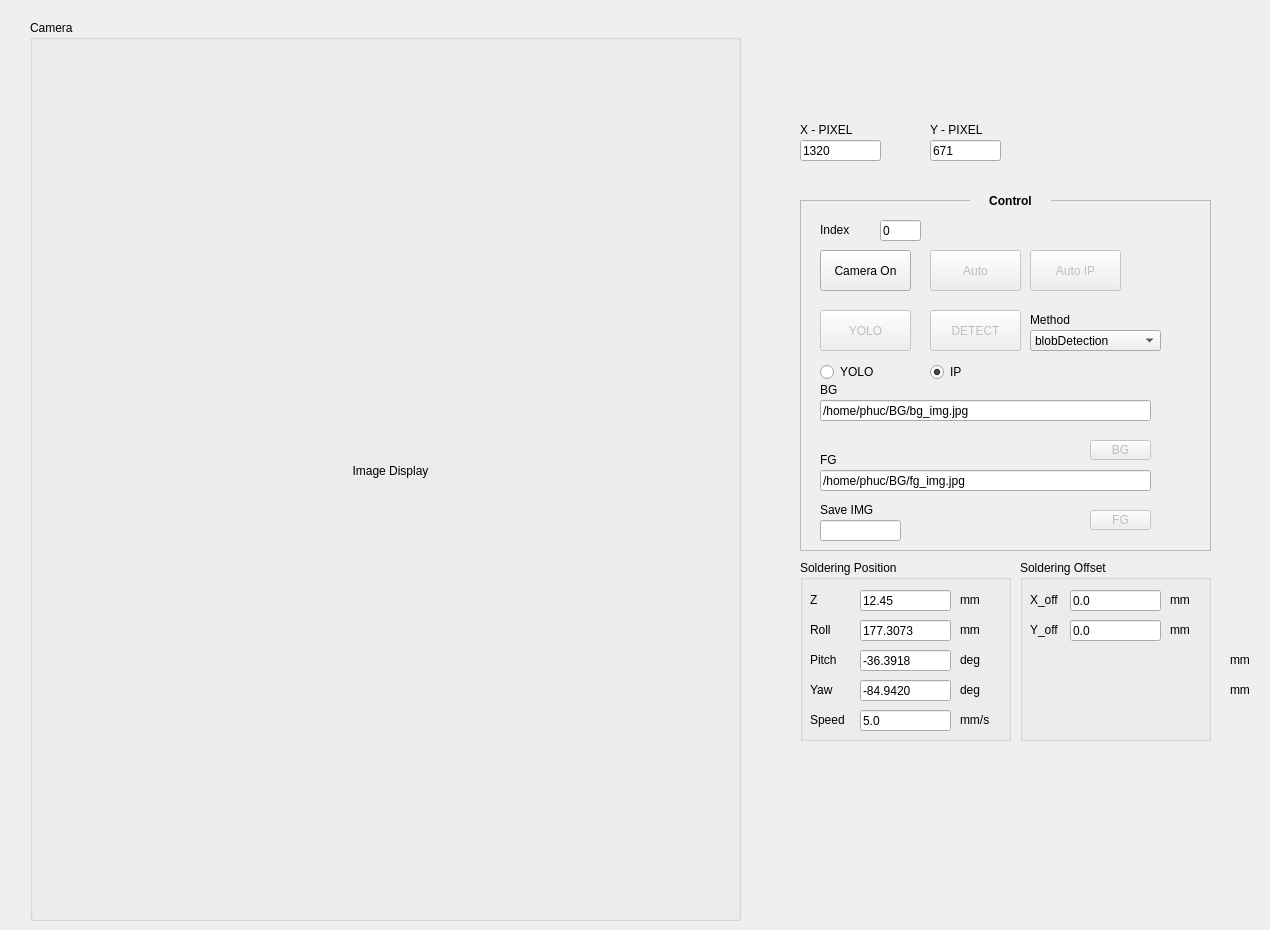
    <widget class="QWidget" name="tab_2">
     <attribute name="title">
      <string>Auto</string>
     </attribute>
     <widget class="QGroupBox" name="grBoxCamera">
      <property name="geometry">
       <rect>
        <x>30</x>
        <y>20</y>
        <width>711</width>
        <height>901</height>
       </rect>
      </property>
      <property name="font">
       <font>
        <bold>false</bold>
       </font>
      </property>
      <property name="mouseTracking">
       <bool>false</bool>
      </property>
      <property name="title">
       <string notr="true">Camera</string>
      </property>
      <property name="flat">
       <bool>false</bool>
      </property>
      <property name="checkable">
       <bool>false</bool>
      </property>
      <widget class="QLabel" name="lbldisplayFrameTest">
       <property name="geometry">
        <rect>
         <x>30</x>
         <y>30</y>
         <width>661</width>
         <height>841</height>
        </rect>
       </property>
       <property name="text">
        <string>Image Display</string>
       </property>
       <property name="alignment">
        <set>Qt::AlignCenter</set>
       </property>
      </widget>
     </widget>
     <widget class="QFrame" name="frame_13">
      <property name="geometry">
       <rect>
        <x>800</x>
        <y>200</y>
        <width>411</width>
        <height>351</height>
       </rect>
      </property>
      <property name="frameShape">
       <enum>QFrame::StyledPanel</enum>
      </property>
      <property name="frameShadow">
       <enum>QFrame::Raised</enum>
      </property>
      <widget class="QPushButton" name="btnCamOnAuto">
       <property name="geometry">
        <rect>
         <x>20</x>
         <y>50</y>
         <width>91</width>
         <height>41</height>
        </rect>
       </property>
       <property name="text">
        <string>Camera On</string>
       </property>
      </widget>
      <widget class="QLineEdit" name="txtBoxCamIndex">
       <property name="geometry">
        <rect>
         <x>80</x>
         <y>20</y>
         <width>41</width>
         <height>21</height>
        </rect>
       </property>
       <property name="text">
        <string>0</string>
       </property>
      </widget>
      <widget class="QLabel" name="lblIpAddress_3">
       <property name="geometry">
        <rect>
         <x>20</x>
         <y>20</y>
         <width>51</width>
         <height>20</height>
        </rect>
       </property>
       <property name="text">
        <string>Index</string>
       </property>
      </widget>
      <widget class="QPushButton" name="btnYOLO">
       <property name="enabled">
        <bool>false</bool>
       </property>
       <property name="geometry">
        <rect>
         <x>20</x>
         <y>110</y>
         <width>91</width>
         <height>41</height>
        </rect>
       </property>
       <property name="text">
        <string>YOLO</string>
       </property>
      </widget>
      <widget class="QPushButton" name="btnStartAuto">
       <property name="enabled">
        <bool>false</bool>
       </property>
       <property name="geometry">
        <rect>
         <x>130</x>
         <y>50</y>
         <width>91</width>
         <height>41</height>
        </rect>
       </property>
       <property name="text">
        <string>Auto</string>
       </property>
      </widget>
      <widget class="QPushButton" name="btnDetectIP">
       <property name="enabled">
        <bool>false</bool>
       </property>
       <property name="geometry">
        <rect>
         <x>130</x>
         <y>110</y>
         <width>91</width>
         <height>41</height>
        </rect>
       </property>
       <property name="text">
        <string>DETECT</string>
       </property>
      </widget>
      <widget class="QLineEdit" name="txtBoxBG">
       <property name="geometry">
        <rect>
         <x>20</x>
         <y>200</y>
         <width>331</width>
         <height>21</height>
        </rect>
       </property>
       <property name="text">
        <string>/home/phuc/BG/bg_img.jpg</string>
       </property>
      </widget>
      <widget class="QLineEdit" name="txtBoxFG">
       <property name="geometry">
        <rect>
         <x>20</x>
         <y>270</y>
         <width>331</width>
         <height>21</height>
        </rect>
       </property>
       <property name="text">
        <string>/home/phuc/BG/fg_img.jpg</string>
       </property>
      </widget>
      <widget class="QLabel" name="lblX_6">
       <property name="geometry">
        <rect>
         <x>20</x>
         <y>180</y>
         <width>81</width>
         <height>20</height>
        </rect>
       </property>
       <property name="text">
        <string>BG</string>
       </property>
      </widget>
      <widget class="QLabel" name="lblX_7">
       <property name="geometry">
        <rect>
         <x>20</x>
         <y>250</y>
         <width>81</width>
         <height>20</height>
        </rect>
       </property>
       <property name="text">
        <string>FG</string>
       </property>
      </widget>
      <widget class="QPushButton" name="btnBG">
       <property name="enabled">
        <bool>false</bool>
       </property>
       <property name="geometry">
        <rect>
         <x>290</x>
         <y>240</y>
         <width>61</width>
         <height>20</height>
        </rect>
       </property>
       <property name="text">
        <string>BG</string>
       </property>
      </widget>
      <widget class="QPushButton" name="btnFG">
       <property name="enabled">
        <bool>false</bool>
       </property>
       <property name="geometry">
        <rect>
         <x>290</x>
         <y>310</y>
         <width>61</width>
         <height>20</height>
        </rect>
       </property>
       <property name="text">
        <string>FG</string>
       </property>
      </widget>
      <widget class="QRadioButton" name="rdBtnYOLO">
       <property name="geometry">
        <rect>
         <x>20</x>
         <y>160</y>
         <width>110</width>
         <height>24</height>
        </rect>
       </property>
       <property name="text">
        <string>YOLO</string>
       </property>
       <property name="checked">
        <bool>false</bool>
       </property>
      </widget>
      <widget class="QRadioButton" name="rdBtnIP">
       <property name="geometry">
        <rect>
         <x>130</x>
         <y>160</y>
         <width>81</width>
         <height>24</height>
        </rect>
       </property>
       <property name="text">
        <string>IP</string>
       </property>
       <property name="checked">
        <bool>true</bool>
       </property>
      </widget>
      <widget class="QPushButton" name="btnStartAutoIP">
       <property name="enabled">
        <bool>false</bool>
       </property>
       <property name="geometry">
        <rect>
         <x>230</x>
         <y>50</y>
         <width>91</width>
         <height>41</height>
        </rect>
       </property>
       <property name="text">
        <string>Auto IP</string>
       </property>
      </widget>
      <widget class="QComboBox" name="comboBoxMethod">
       <property name="geometry">
        <rect>
         <x>230</x>
         <y>130</y>
         <width>131</width>
         <height>21</height>
        </rect>
       </property>
       <item>
        <property name="text">
         <string>blobDetection</string>
        </property>
       </item>
       <item>
        <property name="text">
         <string>bgSubstraction</string>
        </property>
       </item>
      </widget>
      <widget class="QLabel" name="lblIpAddress_4">
       <property name="geometry">
        <rect>
         <x>230</x>
         <y>110</y>
         <width>61</width>
         <height>20</height>
        </rect>
       </property>
       <property name="text">
        <string>Method</string>
       </property>
      </widget>
      <widget class="QLabel" name="lblX_5">
       <property name="geometry">
        <rect>
         <x>20</x>
         <y>300</y>
         <width>81</width>
         <height>20</height>
        </rect>
       </property>
       <property name="text">
        <string>Save IMG</string>
       </property>
      </widget>
      <widget class="QLineEdit" name="txtBoxResultIn">
       <property name="geometry">
        <rect>
         <x>20</x>
         <y>320</y>
         <width>81</width>
         <height>21</height>
        </rect>
       </property>
       <property name="text">
        <string/>
       </property>
      </widget>
     </widget>
     <widget class="QLabel" name="label_18">
      <property name="geometry">
       <rect>
        <x>970</x>
        <y>190</y>
        <width>81</width>
        <height>21</height>
       </rect>
      </property>
      <property name="font">
       <font>
        <bold>true</bold>
       </font>
      </property>
      <property name="autoFillBackground">
       <bool>true</bool>
      </property>
      <property name="text">
       <string>Control</string>
      </property>
      <property name="alignment">
       <set>Qt::AlignCenter</set>
      </property>
     </widget>
     <widget class="QLineEdit" name="txtBoxXMarker">
      <property name="geometry">
       <rect>
        <x>800</x>
        <y>140</y>
        <width>81</width>
        <height>21</height>
       </rect>
      </property>
      <property name="text">
       <string>1320</string>
      </property>
     </widget>
     <widget class="QLineEdit" name="txtBoxYMarker">
      <property name="geometry">
       <rect>
        <x>930</x>
        <y>140</y>
        <width>71</width>
        <height>21</height>
       </rect>
      </property>
      <property name="text">
       <string>671</string>
      </property>
     </widget>
     <widget class="QLabel" name="lblX_8">
      <property name="geometry">
       <rect>
        <x>800</x>
        <y>120</y>
        <width>71</width>
        <height>20</height>
       </rect>
      </property>
      <property name="text">
       <string>X - PIXEL</string>
      </property>
     </widget>
     <widget class="QLabel" name="lblX_9">
      <property name="geometry">
       <rect>
        <x>930</x>
        <y>120</y>
        <width>71</width>
        <height>20</height>
       </rect>
      </property>
      <property name="text">
       <string>Y - PIXEL</string>
      </property>
     </widget>
     <widget class="QGroupBox" name="groupBox_2">
      <property name="geometry">
       <rect>
        <x>800</x>
        <y>560</y>
        <width>211</width>
        <height>181</height>
       </rect>
      </property>
      <property name="title">
       <string>Soldering Position</string>
      </property>
      <widget class="QLabel" name="lblPitch_5">
       <property name="geometry">
        <rect>
         <x>10</x>
         <y>90</y>
         <width>41</width>
         <height>20</height>
        </rect>
       </property>
       <property name="text">
        <string>Pitch</string>
       </property>
      </widget>
      <widget class="QLabel" name="lblZ_5">
       <property name="geometry">
        <rect>
         <x>10</x>
         <y>30</y>
         <width>21</width>
         <height>20</height>
        </rect>
       </property>
       <property name="text">
        <string>Z</string>
       </property>
      </widget>
      <widget class="QLineEdit" name="txtBoxPrepSpeed">
       <property name="geometry">
        <rect>
         <x>60</x>
         <y>150</y>
         <width>91</width>
         <height>21</height>
        </rect>
       </property>
       <property name="text">
        <string>5.0</string>
       </property>
      </widget>
      <widget class="QLabel" name="lblRoll_5">
       <property name="geometry">
        <rect>
         <x>10</x>
         <y>60</y>
         <width>31</width>
         <height>20</height>
        </rect>
       </property>
       <property name="text">
        <string>Roll</string>
       </property>
      </widget>
      <widget class="QLabel" name="lblSpeed_4">
       <property name="geometry">
        <rect>
         <x>10</x>
         <y>150</y>
         <width>41</width>
         <height>20</height>
        </rect>
       </property>
       <property name="text">
        <string>Speed</string>
       </property>
      </widget>
      <widget class="QLabel" name="label_45">
       <property name="geometry">
        <rect>
         <x>160</x>
         <y>120</y>
         <width>31</width>
         <height>20</height>
        </rect>
       </property>
       <property name="text">
        <string>deg</string>
       </property>
      </widget>
      <widget class="QLineEdit" name="txtBoxPrepYaw">
       <property name="geometry">
        <rect>
         <x>60</x>
         <y>120</y>
         <width>91</width>
         <height>21</height>
        </rect>
       </property>
       <property name="text">
        <string>-84.9420</string>
       </property>
      </widget>
      <widget class="QLabel" name="label_47">
       <property name="geometry">
        <rect>
         <x>160</x>
         <y>150</y>
         <width>41</width>
         <height>20</height>
        </rect>
       </property>
       <property name="text">
        <string>mm/s</string>
       </property>
      </widget>
      <widget class="QLabel" name="label_46">
       <property name="geometry">
        <rect>
         <x>160</x>
         <y>60</y>
         <width>31</width>
         <height>20</height>
        </rect>
       </property>
       <property name="text">
        <string>mm</string>
       </property>
      </widget>
      <widget class="QLabel" name="label_42">
       <property name="geometry">
        <rect>
         <x>160</x>
         <y>30</y>
         <width>31</width>
         <height>20</height>
        </rect>
       </property>
       <property name="text">
        <string>mm</string>
       </property>
      </widget>
      <widget class="QLineEdit" name="txtBoxPrepPitch">
       <property name="geometry">
        <rect>
         <x>60</x>
         <y>90</y>
         <width>91</width>
         <height>21</height>
        </rect>
       </property>
       <property name="text">
        <string>-36.3918</string>
       </property>
      </widget>
      <widget class="QLabel" name="lblYaw_5">
       <property name="geometry">
        <rect>
         <x>10</x>
         <y>120</y>
         <width>31</width>
         <height>20</height>
        </rect>
       </property>
       <property name="text">
        <string>Yaw</string>
       </property>
      </widget>
      <widget class="QLineEdit" name="txtBoxPrepZ">
       <property name="geometry">
        <rect>
         <x>60</x>
         <y>30</y>
         <width>91</width>
         <height>21</height>
        </rect>
       </property>
       <property name="text">
        <string>12.45</string>
       </property>
      </widget>
      <widget class="QLineEdit" name="txtBoxPrepRoll">
       <property name="geometry">
        <rect>
         <x>60</x>
         <y>60</y>
         <width>91</width>
         <height>21</height>
        </rect>
       </property>
       <property name="text">
        <string>177.3073</string>
       </property>
      </widget>
      <widget class="QLabel" name="label_44">
       <property name="geometry">
        <rect>
         <x>160</x>
         <y>90</y>
         <width>31</width>
         <height>20</height>
        </rect>
       </property>
       <property name="text">
        <string>deg</string>
       </property>
      </widget>
     </widget>
     <widget class="QLabel" name="label_39">
      <property name="geometry">
       <rect>
        <x>1230</x>
        <y>650</y>
        <width>31</width>
        <height>20</height>
       </rect>
      </property>
      <property name="text">
       <string>mm</string>
      </property>
     </widget>
     <widget class="QLabel" name="label_43">
      <property name="geometry">
       <rect>
        <x>1230</x>
        <y>680</y>
        <width>31</width>
        <height>20</height>
       </rect>
      </property>
      <property name="text">
       <string>mm</string>
      </property>
     </widget>
     <widget class="QGroupBox" name="groupBox_3">
      <property name="geometry">
       <rect>
        <x>1020</x>
        <y>560</y>
        <width>191</width>
        <height>181</height>
       </rect>
      </property>
      <property name="title">
       <string>Soldering Offset</string>
      </property>
      <widget class="QLabel" name="lblX_10">
       <property name="geometry">
        <rect>
         <x>10</x>
         <y>30</y>
         <width>41</width>
         <height>20</height>
        </rect>
       </property>
       <property name="text">
        <string>X_off</string>
       </property>
      </widget>
      <widget class="QLabel" name="lblY_5">
       <property name="geometry">
        <rect>
         <x>10</x>
         <y>60</y>
         <width>41</width>
         <height>20</height>
        </rect>
       </property>
       <property name="text">
        <string>Y_off</string>
       </property>
      </widget>
      <widget class="QLineEdit" name="txtBoxPrepX">
       <property name="geometry">
        <rect>
         <x>50</x>
         <y>30</y>
         <width>91</width>
         <height>21</height>
        </rect>
       </property>
       <property name="text">
        <string>0.0</string>
       </property>
      </widget>
      <widget class="QLineEdit" name="txtBoxPrepY">
       <property name="geometry">
        <rect>
         <x>50</x>
         <y>60</y>
         <width>91</width>
         <height>21</height>
        </rect>
       </property>
       <property name="text">
        <string>0.0</string>
       </property>
      </widget>
      <widget class="QLabel" name="label_48">
       <property name="geometry">
        <rect>
         <x>150</x>
         <y>30</y>
         <width>31</width>
         <height>20</height>
        </rect>
       </property>
       <property name="text">
        <string>mm</string>
       </property>
      </widget>
      <widget class="QLabel" name="label_49">
       <property name="geometry">
        <rect>
         <x>150</x>
         <y>60</y>
         <width>31</width>
         <height>20</height>
        </rect>
       </property>
       <property name="text">
        <string>mm</string>
       </property>
      </widget>
     </widget>
     <zorder>groupBox_3</zorder>
     <zorder>grBoxCamera</zorder>
     <zorder>frame_13</zorder>
     <zorder>label_18</zorder>
     <zorder>txtBoxXMarker</zorder>
     <zorder>txtBoxYMarker</zorder>
     <zorder>lblX_8</zorder>
     <zorder>lblX_9</zorder>
     <zorder>groupBox_2</zorder>
     <zorder>label_39</zorder>
     <zorder>label_43</zorder>
    </widget>
